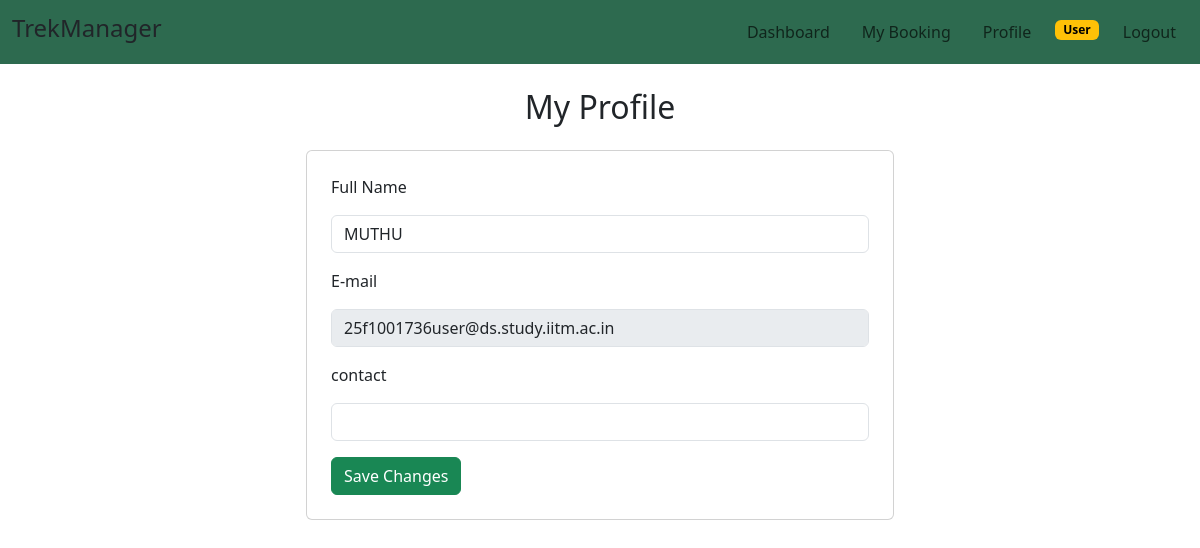
The page /user/profile (signed in) on the database as committed earlier.
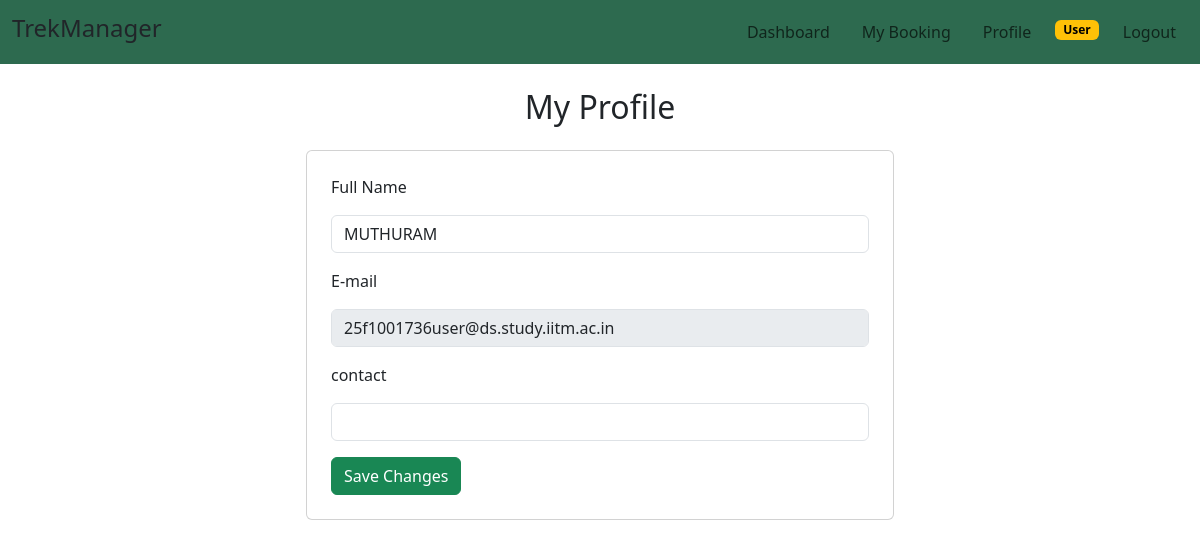
The same page on the database as committed later.
### models.py (models this page shows)
class User(db.Model):
    Id=db.Column(db.Integer,primary_key=True)
    Username=db.Column(db.String(100),unique=False,nullable=False)
    Email=db.Column(db.String(100),unique=True,nullable=False)
    Password=db.Column(db.String(100),unique=False,nullable=False)
    Role=db.Column(db.String(100),nullable=False)
    Status=db.Column(db.String(100),nullable=False)
    bookings=db.relationship('Book',backref='user')

### routes.py (the view)
@app.route("/user/profile",methods=["GET","POST"])
def profile():
    if "user_id" not in session:
        flash("Please login first.", "danger")
        return redirect(url_for("login"))
    if session["role"] != "User":
        flash("Access denied.", "danger")
        return redirect(url_for("login"))
    user=User.query.get(session['user_id'])
    if request.method=="POST":
        name=request.form.get("name")
        user.Username=name
        db.session.commit()
        return redirect(url_for("profile"))
    return render_template("user_profile.html",user=user)

### Templates/user_profile.html (shortened to what this page needs)
<!DOCTYPE html>
<html>
    <head>
        <link href="https://cdn.jsdelivr.net/npm/bootstrap@5.3.7/dist/css/bootstrap.min.css" rel="stylesheet">
        <link rel="stylesheet" href="https://cdn.jsdelivr.net/npm/bootstrap-icons@1.11.3/font/bootstrap-icons.min.css">
    </head>
    <body>
        <div class="header 	">
        <div style="background-color:#2d6a4f;padding-right:40px;" class="d-flex justify-content-between align-items-center p-1">
           <h4 class="ms-2">TrekManager</h4>
        <nav class="navbar navbar-expand-lg " >
        <div class="container-fluid">
            <ul class="navbar-nav flex-row gap-3 mx-auto">
                <li class="nav-item"><a class="nav-link " href="{{url_for('user_dashboard')}}">Dashboard</a></li>
                <li class="nav-item"><a class="nav-link" href="{{url_for('my_bookings')}}">My Booking</a></li>
                <li class="nav-item"><a class="nav-link " href="{{url_for('profile')}}">Profile</a></li>
                <li class="nav-item"><a class="nav-link badge text-bg-warning mt-2">User</a></li>
                <li class="nav-item"><a class="nav-link" href="{{ url_for('logout') }}">Logout</a></li>
            </ul>
        </div></div>
        </div>
        <h2 class="mt-4 mb-4 row justify-content-center">My Profile</h2>
        <div class="row justify-content-center">
            <div class="col-md-6 border border-0">
            <div class="card p-4">
        <form method="POST" action="{{ url_for('profile') }}">
        <div class="mb-3">
        <p>Full Name</p>
        <input class="form-control" type="text" name="name" value="{{ user.Username }}" aria-label="Disabled input example"  >
        </div>
        <div class="mb-3">
        <p>E-mail</p>
        <input class="form-control" type="text" value="{{user.Email }}" aria-label="Disabled input example" disabled readonly>
        </div>
        <div class="mb-3">
        <p>contact</p>
        <input class="form-control" type="text" name="contact"  value="{{ user.name }}" aria-label="Disabled input example"  >
        </div>
        <button type="submit" class="btn btn-success ">Save Changes</button>
        </div>
        </div>
        </div>
    </body>
</html>

Rows that differ between the two databases and show on the page:
changed User "25f1001736user@ds.study.iitm.ac.in": name "MUTHU" → "MUTHURAM"
